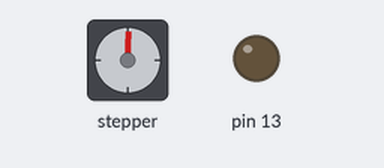
Simulated run of this sketch. Board: Arduino Uno, built with avr-gcc and run on an emulated ATmega328P. On the bench: stepper motor, output pins drawn as LEDs (lit = HIGH). Stepper angles assume 100 steps per turn; what the sketch prints to the serial monitor is not drawn.

Above: at 0.1 s.
At 10.95 s:
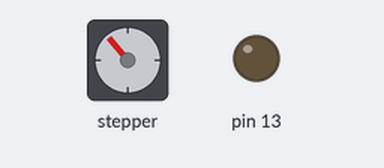
At 22.6 s:
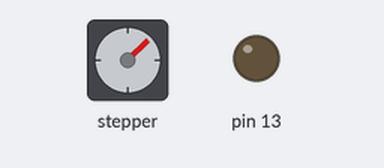
At 39.75 s:
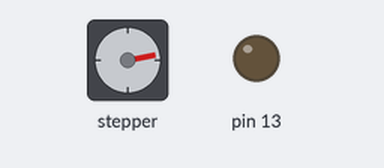
Timing chart, 0 to 40.0 s (numbered marks = the images above):
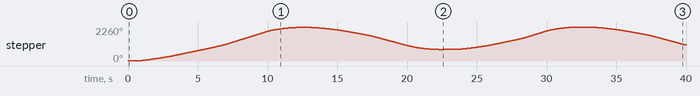

The sketch:

stepperController.ino
```cpp
#include "stepperControlAdafruit.h"

//steps per rev, which port, and
stepper motor(100,2,60);

bool fired = 0;

int sensor = 11;

float rampFunc(float val){
  return pow(val,.5);
}

void rampUp(){
  motor.ramp(1,10000,rampDown);
}

void rampDown(){
  motor.ramp(-1,10000,rampUp);
}

void setup() {
  // put your setup code here, to run once:
  pinMode(sensor,INPUT_PULLUP);
  pinMode(13,OUTPUT);

  motor.setup();

  motor.setProfile(rampFunc);

  rampUp();

  Serial.begin(9600);
}

void loop() {
  // put your main code here, to run repeatedly:
  motor.idle();
}
```

stepperControlAdafruit.h
```cpp
#include "arduino.h"

#include <Wire.h>
#include <Adafruit_MotorShield.h>
static float rmp(float val){
  return val;
}

static Adafruit_MotorShield AFMS = Adafruit_MotorShield();

//test edit

class stepper {
public:
  Adafruit_StepperMotor *stepper;

  // stores the direction and pulse speed
  int dir;
  int SPR;
  float maxRPM;
  float curSpeed;
  float targSpeed;
  float startSpeed;

  unsigned long startTime;
  unsigned long refreshTime;
  unsigned long stepTime;
  int rampTime;

  bool running;
  bool ramping;

  //stores the pointer to the callback function
  void (*stopCB)();

  void (*rampCB)();

  float (*rampProfile)(float);

  //declare the actuator object and set defaults.
  void setProfile(float (*rmpPro)(float)){
    rampProfile = rmpPro;
  }

  stepper(int stepsPerRev, int port, float mxRPM = 60){
    SPR = stepsPerRev;
    stepper = AFMS.getStepper(stepsPerRev, port);

    maxRPM = mxRPM;
    curSpeed = 0;
    targSpeed = 0;
    startSpeed = 0;

    startTime = 0;
    rampTime = 0;
    refreshTime = 0;
    stepTime = 0;

    stopCB = 0;

    running = false;
    ramping = false;

    setProfile(rmp);
  }

  int direction(){
    return dir;
  }


  void setup(){
    //digitalWrite(enbPin,HIGH);

    AFMS.begin();
  }

  void stop(){
    stepper->release();
  }

  void disable(){
    stepper->release();
  }

  void run(float spd){
    running = (spd != 0 || ramping);
    curSpeed = spd;

    //stepTime = millis() + (1000.0 / abs(curSpeed * SPR * maxRPM));

    if(!running && !ramping){
      if(stopCB) stopCB();
      running = false;
    }
  }

  void ramp(float spd, int time, void (*rmpCB)() = NULL){
    if(targSpeed != spd){
      ramping = true;
      startTime = millis();
      rampTime = time;
      targSpeed = spd;
      startSpeed = curSpeed;
      rampCB = rmpCB;
    }
  }

  void stopRamp(){
    ramping = false;
  }

  void idle(){
    if(ramping){
      if(startTime + rampTime > millis()){
        float speedOffset = targSpeed - startSpeed;
        Serial.println(speedOffset);
        float newSpeed = startSpeed + speedOffset * rampProfile(float(millis()-startTime)/float(rampTime));
        //Serial.println(newSpeed);
        run(newSpeed);
      } else {
        ramping = false;
        run(targSpeed);
        if(rampCB) rampCB();
      }
    }

    if(running && stepTime < millis()){
      if(abs(curSpeed*SPR*maxRPM/60)>1){
        stepTime = millis() + (1000.0 / abs(curSpeed * SPR * maxRPM/60));
        if(curSpeed > 0) stepper->onestep(FORWARD, DOUBLE);
        else stepper->onestep(BACKWARD, DOUBLE);
      }
    }
  }

};
```
